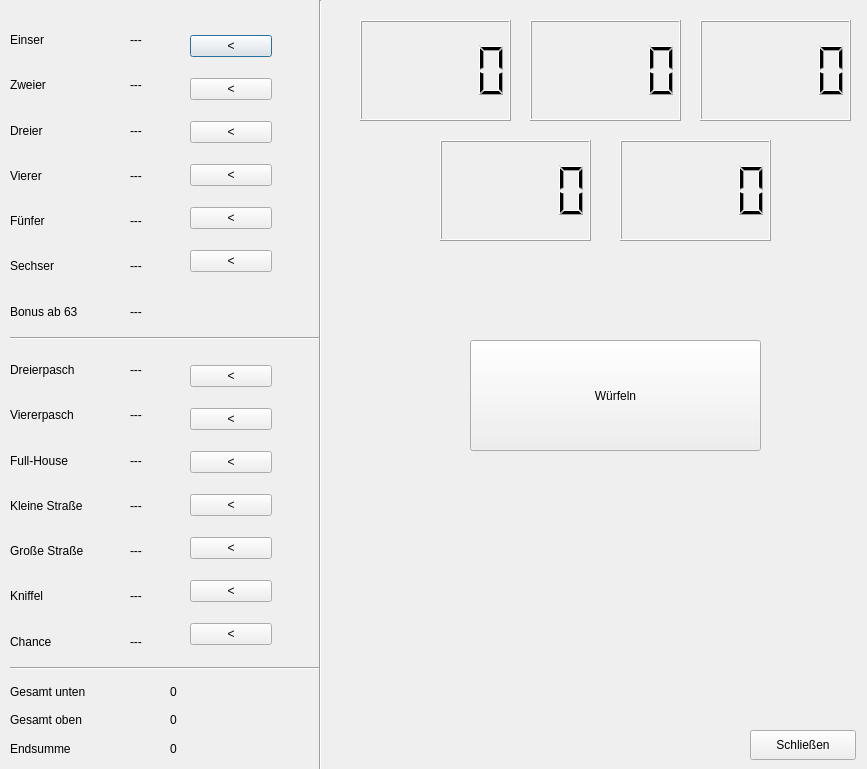
<?xml version="1.0" encoding="UTF-8"?>
<ui version="4.0">
 <class>GameFrame</class>
 <widget class="QDialog" name="GameFrame">
  <property name="geometry">
   <rect>
    <x>0</x>
    <y>0</y>
    <width>867</width>
    <height>769</height>
   </rect>
  </property>
  <property name="windowTitle">
   <string>Dialog</string>
  </property>
  <widget class="QWidget" name="verticalLayoutWidget">
   <property name="geometry">
    <rect>
     <x>10</x>
     <y>20</y>
     <width>111</width>
     <height>311</height>
    </rect>
   </property>
   <layout class="QVBoxLayout" name="verticalLayout">
    <item>
     <widget class="QLabel" name="label">
      <property name="text">
       <string>Einser</string>
      </property>
     </widget>
    </item>
    <item>
     <widget class="QLabel" name="label_2">
      <property name="text">
       <string>Zweier</string>
      </property>
     </widget>
    </item>
    <item>
     <widget class="QLabel" name="label_3">
      <property name="text">
       <string>Dreier</string>
      </property>
     </widget>
    </item>
    <item>
     <widget class="QLabel" name="label_4">
      <property name="text">
       <string>Vierer</string>
      </property>
     </widget>
    </item>
    <item>
     <widget class="QLabel" name="label_6">
      <property name="text">
       <string>Fünfer</string>
      </property>
     </widget>
    </item>
    <item>
     <widget class="QLabel" name="label_5">
      <property name="text">
       <string>Sechser</string>
      </property>
     </widget>
    </item>
    <item>
     <widget class="QLabel" name="label_7">
      <property name="text">
       <string>Bonus ab 63</string>
      </property>
     </widget>
    </item>
   </layout>
  </widget>
  <widget class="QWidget" name="verticalLayoutWidget_2">
   <property name="geometry">
    <rect>
     <x>10</x>
     <y>350</y>
     <width>112</width>
     <height>311</height>
    </rect>
   </property>
   <layout class="QVBoxLayout" name="verticalLayout_2">
    <item>
     <widget class="QLabel" name="label_13">
      <property name="text">
       <string>Dreierpasch</string>
      </property>
     </widget>
    </item>
    <item>
     <widget class="QLabel" name="label_14">
      <property name="text">
       <string>Viererpasch</string>
      </property>
     </widget>
    </item>
    <item>
     <widget class="QLabel" name="label_17">
      <property name="text">
       <string>Full-House</string>
      </property>
     </widget>
    </item>
    <item>
     <widget class="QLabel" name="label_11">
      <property name="text">
       <string>Kleine Straße</string>
      </property>
     </widget>
    </item>
    <item>
     <widget class="QLabel" name="label_9">
      <property name="text">
       <string>Große Straße</string>
      </property>
     </widget>
    </item>
    <item>
     <widget class="QLabel" name="label_15">
      <property name="text">
       <string>Kniffel</string>
      </property>
     </widget>
    </item>
    <item>
     <widget class="QLabel" name="label_16">
      <property name="text">
       <string>Chance</string>
      </property>
     </widget>
    </item>
   </layout>
  </widget>
  <widget class="QWidget" name="verticalLayoutWidget_3">
   <property name="geometry">
    <rect>
     <x>10</x>
     <y>680</y>
     <width>121</width>
     <height>80</height>
    </rect>
   </property>
   <layout class="QVBoxLayout" name="verticalLayout_3">
    <item>
     <widget class="QLabel" name="label_8">
      <property name="text">
       <string>Gesamt unten</string>
      </property>
     </widget>
    </item>
    <item>
     <widget class="QLabel" name="label_10">
      <property name="text">
       <string>Gesamt oben</string>
      </property>
     </widget>
    </item>
    <item>
     <widget class="QLabel" name="label_12">
      <property name="text">
       <string>Endsumme</string>
      </property>
     </widget>
    </item>
   </layout>
  </widget>
  <widget class="QWidget" name="verticalLayoutWidget_4">
   <property name="geometry">
    <rect>
     <x>190</x>
     <y>20</y>
     <width>82</width>
     <height>271</height>
    </rect>
   </property>
   <layout class="QVBoxLayout" name="verticalLayout_4">
    <item>
     <widget class="QPushButton" name="button_einser">
      <property name="text">
       <string>&lt;</string>
      </property>
     </widget>
    </item>
    <item>
     <widget class="QPushButton" name="button_zweier">
      <property name="text">
       <string>&lt;</string>
      </property>
     </widget>
    </item>
    <item>
     <widget class="QPushButton" name="button_dreier">
      <property name="text">
       <string>&lt;</string>
      </property>
     </widget>
    </item>
    <item>
     <widget class="QPushButton" name="button_vierer">
      <property name="text">
       <string>&lt;</string>
      </property>
     </widget>
    </item>
    <item>
     <widget class="QPushButton" name="button_fuenfer">
      <property name="text">
       <string>&lt;</string>
      </property>
     </widget>
    </item>
    <item>
     <widget class="QPushButton" name="button_sechser">
      <property name="text">
       <string>&lt;</string>
      </property>
     </widget>
    </item>
   </layout>
  </widget>
  <widget class="QWidget" name="verticalLayoutWidget_5">
   <property name="geometry">
    <rect>
     <x>130</x>
     <y>20</y>
     <width>51</width>
     <height>311</height>
    </rect>
   </property>
   <layout class="QVBoxLayout" name="verticalLayout_5">
    <item>
     <widget class="QLabel" name="einser">
      <property name="text">
       <string>---</string>
      </property>
     </widget>
    </item>
    <item>
     <widget class="QLabel" name="zweier">
      <property name="text">
       <string>---</string>
      </property>
     </widget>
    </item>
    <item>
     <widget class="QLabel" name="dreier">
      <property name="text">
       <string>---</string>
      </property>
     </widget>
    </item>
    <item>
     <widget class="QLabel" name="vierer">
      <property name="text">
       <string>---</string>
      </property>
     </widget>
    </item>
    <item>
     <widget class="QLabel" name="fuenfer">
      <property name="text">
       <string>---</string>
      </property>
     </widget>
    </item>
    <item>
     <widget class="QLabel" name="sechser">
      <property name="text">
       <string>---</string>
      </property>
     </widget>
    </item>
    <item>
     <widget class="QLabel" name="bonus">
      <property name="text">
       <string>---</string>
      </property>
     </widget>
    </item>
   </layout>
  </widget>
  <widget class="QWidget" name="verticalLayoutWidget_6">
   <property name="geometry">
    <rect>
     <x>130</x>
     <y>350</y>
     <width>51</width>
     <height>311</height>
    </rect>
   </property>
   <layout class="QVBoxLayout" name="verticalLayout_6">
    <item>
     <widget class="QLabel" name="dreierpasch">
      <property name="text">
       <string>---</string>
      </property>
     </widget>
    </item>
    <item>
     <widget class="QLabel" name="viererpasch">
      <property name="text">
       <string>---</string>
      </property>
     </widget>
    </item>
    <item>
     <widget class="QLabel" name="fullhouse">
      <property name="text">
       <string>---</string>
      </property>
     </widget>
    </item>
    <item>
     <widget class="QLabel" name="kleinestrasse">
      <property name="text">
       <string>---</string>
      </property>
     </widget>
    </item>
    <item>
     <widget class="QLabel" name="grossestrasse">
      <property name="text">
       <string>---</string>
      </property>
     </widget>
    </item>
    <item>
     <widget class="QLabel" name="kniffel">
      <property name="text">
       <string>---</string>
      </property>
     </widget>
    </item>
    <item>
     <widget class="QLabel" name="chance">
      <property name="text">
       <string>---</string>
      </property>
     </widget>
    </item>
   </layout>
  </widget>
  <widget class="Line" name="line">
   <property name="geometry">
    <rect>
     <x>10</x>
     <y>330</y>
     <width>311</width>
     <height>16</height>
    </rect>
   </property>
   <property name="orientation">
    <enum>Qt::Horizontal</enum>
   </property>
  </widget>
  <widget class="QWidget" name="verticalLayoutWidget_7">
   <property name="geometry">
    <rect>
     <x>190</x>
     <y>350</y>
     <width>82</width>
     <height>311</height>
    </rect>
   </property>
   <layout class="QVBoxLayout" name="verticalLayout_7">
    <item>
     <widget class="QPushButton" name="button_drp">
      <property name="text">
       <string>&lt;</string>
      </property>
     </widget>
    </item>
    <item>
     <widget class="QPushButton" name="buttonvip">
      <property name="text">
       <string>&lt;</string>
      </property>
     </widget>
    </item>
    <item>
     <widget class="QPushButton" name="button_fh">
      <property name="text">
       <string>&lt;</string>
      </property>
     </widget>
    </item>
    <item>
     <widget class="QPushButton" name="button_ks">
      <property name="text">
       <string>&lt;</string>
      </property>
     </widget>
    </item>
    <item>
     <widget class="QPushButton" name="button_gs">
      <property name="text">
       <string>&lt;</string>
      </property>
     </widget>
    </item>
    <item>
     <widget class="QPushButton" name="button_kniffel">
      <property name="text">
       <string>&lt;</string>
      </property>
     </widget>
    </item>
    <item>
     <widget class="QPushButton" name="button_chance">
      <property name="text">
       <string>&lt;</string>
      </property>
     </widget>
    </item>
   </layout>
  </widget>
  <widget class="QWidget" name="verticalLayoutWidget_8">
   <property name="geometry">
    <rect>
     <x>170</x>
     <y>680</y>
     <width>141</width>
     <height>80</height>
    </rect>
   </property>
   <layout class="QVBoxLayout" name="verticalLayout_8">
    <item>
     <widget class="QLabel" name="summe_unten">
      <property name="text">
       <string>0</string>
      </property>
     </widget>
    </item>
    <item>
     <widget class="QLabel" name="summe_oben">
      <property name="text">
       <string>0</string>
      </property>
     </widget>
    </item>
    <item>
     <widget class="QLabel" name="endsumme">
      <property name="text">
       <string>0</string>
      </property>
     </widget>
    </item>
   </layout>
  </widget>
  <widget class="Line" name="line_2">
   <property name="geometry">
    <rect>
     <x>10</x>
     <y>660</y>
     <width>311</width>
     <height>16</height>
    </rect>
   </property>
   <property name="orientation">
    <enum>Qt::Horizontal</enum>
   </property>
  </widget>
  <widget class="Line" name="line_3">
   <property name="geometry">
    <rect>
     <x>310</x>
     <y>0</y>
     <width>20</width>
     <height>771</height>
    </rect>
   </property>
   <property name="orientation">
    <enum>Qt::Vertical</enum>
   </property>
  </widget>
  <widget class="QPushButton" name="wuerfeln">
   <property name="geometry">
    <rect>
     <x>470</x>
     <y>340</y>
     <width>291</width>
     <height>111</height>
    </rect>
   </property>
   <property name="text">
    <string>Würfeln</string>
   </property>
  </widget>
  <widget class="QLCDNumber" name="dice2">
   <property name="geometry">
    <rect>
     <x>530</x>
     <y>20</y>
     <width>151</width>
     <height>101</height>
    </rect>
   </property>
  </widget>
  <widget class="QLCDNumber" name="dice1">
   <property name="geometry">
    <rect>
     <x>360</x>
     <y>20</y>
     <width>151</width>
     <height>101</height>
    </rect>
   </property>
  </widget>
  <widget class="QLCDNumber" name="dice5">
   <property name="geometry">
    <rect>
     <x>620</x>
     <y>140</y>
     <width>151</width>
     <height>101</height>
    </rect>
   </property>
  </widget>
  <widget class="QLCDNumber" name="dice3">
   <property name="geometry">
    <rect>
     <x>700</x>
     <y>20</y>
     <width>151</width>
     <height>101</height>
    </rect>
   </property>
  </widget>
  <widget class="QLCDNumber" name="dice4">
   <property name="geometry">
    <rect>
     <x>440</x>
     <y>140</y>
     <width>151</width>
     <height>101</height>
    </rect>
   </property>
  </widget>
  <widget class="QPushButton" name="pushButton">
   <property name="geometry">
    <rect>
     <x>750</x>
     <y>730</y>
     <width>106</width>
     <height>30</height>
    </rect>
   </property>
   <property name="text">
    <string>Schließen</string>
   </property>
  </widget>
 </widget>
 <resources/>
 <connections/>
</ui>
